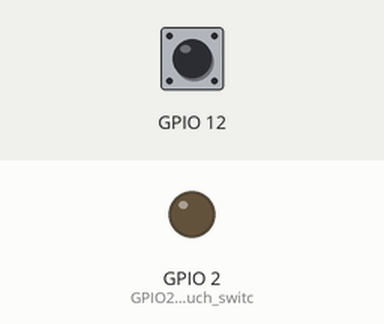
Bench run of a program on a simulated ESP32. Parts: output pins drawn as LEDs (lit = HIGH). The inputs (shaded band) are chosen by the test bench; at power-on: GPIO 12 HIGH. WiFi joins after 1.5 s; servers stay silent unless stated; no MQTT or app messages arrive unless stated; what the program prints to the serial monitor is not drawn.

Above: at 2.7 s.
2.8 s: GPIO 12 pulled LOW for 0.15 s
At 3.7 s:
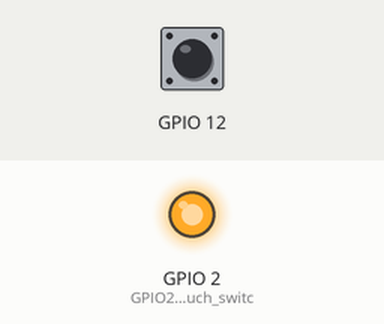
4.4 s: GPIO 12 pulled LOW for 1 s
At 4.9 s:
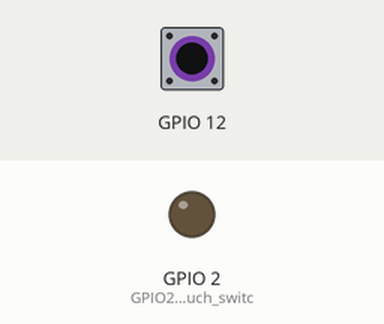
6.9 s: GPIO 12 pulled LOW for 3.2 s
At 8.0 s:
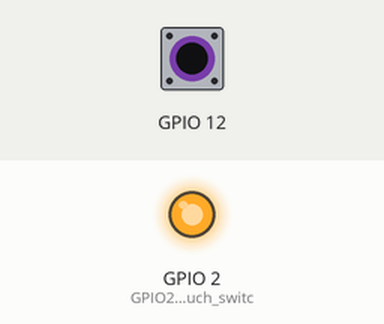
Timing chart, 0 to 9.9 s (numbered marks = the images above; inputs shaded):
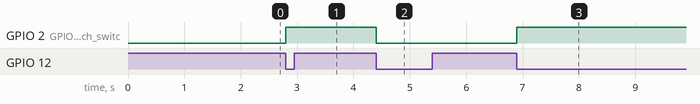

Measured:
- after the input at 2.8 s, GPIO 2 (GPIO2_Onboard_touch_switc): LOW → HIGH at once
- after the input at 4.4 s, GPIO 2 (GPIO2_Onboard_touch_switc): HIGH → LOW at once
- after the input at 6.9 s, GPIO 2 (GPIO2_Onboard_touch_switc): LOW → HIGH at once

The program:

main.cpp
```cpp
#include <Arduino.h>
#include <PubSubClient.h>
#include <WiFi.h>
#include <WebServer.h>
#include <string.h>
// SSID & Password
const char *ssid = "Docimax-Dev";     // Enter your SSID here
const char *password = "Docimax@123"; // Enter your Password here

const char *mqtt_server = "172.30.199.170"; // 使用HIVEMQ 的信息中转服务
const char *TOPIC = "home/devices/onoff/";  // 订阅信息主题
const char *client_id = "emqx_test";        // 标识当前设备的客户端编号

WiFiClient espClient;           // 定义wifiClient实例
PubSubClient client(espClient); // 定义PubSubClient的实例
long lastMsg = 0;               // 记录上一次发送信息的时长

WebServer server(8011); // Object of WebServer(HTTP port, 80 is defult)

// IP Address details
IPAddress local_ip(192, 168, 10, 146);
IPAddress gateway(192, 168, 10, 1);
IPAddress subnet(202, 106, 0, 20);

int digital_of_2 = 0;
int process = 0;

void web_init()
{
  delay(10);
  // 板子通电后要启动，稍微等待一下让板子点亮
  Serial.println();
  Serial.print("Connecting to ");
  Serial.println(ssid);

  WiFi.begin(ssid, password);

  while (WiFi.status() != WL_CONNECTED)
  {
    delay(500);
    Serial.print(".");
  }

  Serial.println("");
  Serial.println("WiFi connected");
  Serial.println("IP address: ");
  Serial.println(WiFi.localIP());
}
void mqtt_app_start()
{
  client.setServer(mqtt_server, 1883); // 设定MQTT服务器与使用的端口，1883是默认的MQTT端口
}

void setup()
{

  /*输出log 相关配置 我们不需要关心*/
  ESP_LOGI(TAG, "[APP] Startup..");
  /*获取空闲内存大小*/
  ESP_LOGI(TAG, "[APP] Free memory: %d bytes", esp_get_free_heap_size());
  /*打印当前idf的版本*/
  ESP_LOGI(TAG, "[APP] IDF version: %s", esp_get_idf_version());
  /*配置打印信息*/
  esp_log_level_set("*", ESP_LOG_INFO);
  esp_log_level_set("MQTT_CLIENT", ESP_LOG_VERBOSE);
  esp_log_level_set("TRANSPORT_TCP", ESP_LOG_VERBOSE);
  esp_log_level_set("TRANSPORT_SSL", ESP_LOG_VERBOSE);
  esp_log_level_set("TRANSPORT", ESP_LOG_VERBOSE);
  esp_log_level_set("OUTBOX", ESP_LOG_VERBOSE);

  // web init
  web_init();
  /*mqtt开始运行*/
  mqtt_app_start();

  // put your setup code here, to run once:
  pinMode(2, OUTPUT); // GPIO2 Onboard touch switch blue LED
}
void reconnect()
{
  while (!client.connected())
  {
    Serial.print("Attempting MQTT connection...");
    // Attempt to connect
    if (client.connect(client_id))
    {
      Serial.println("connected");
      // 连接成功时订阅主题
      client.subscribe(TOPIC);
    }
    else
    {
      Serial.print("failed, rc=");
      Serial.print(client.state());
      Serial.println(" try again in 5 seconds");
      // Wait 5 seconds before retrying
      delay(5000);
    }
  }
}
bool HIGHFirst = true;
bool LOWFirst = true;
void loop()
{
  server.handleClient();

  // put your main code here, to run repeatedly:
  if (process == 0 && touchRead(T5) <= 33)
  {
    process = 1;
    digital_of_2 = !digital_of_2;
  }
  if (process == 1 && touchRead(T5) >= 33)
  {

    process = 0;
  }

  if (!client.connected())
  {
    reconnect();
  }
  client.loop();

  String json_str = "";
  if (digital_of_2 == 1)
  {
    json_str = "呱呱呱~ 再摸一下试试？？";
    Serial.println("open");
    digitalWrite(2, HIGH);

    if (HIGHFirst)
    {
      client.publish("home/status/", json_str.c_str());
      HIGHFirst = false;
      LOWFirst = true;
    }
  }
  else
  {
    json_str = "woc 你还真摸啊！";
    Serial.println("close");
    digitalWrite(2, LOW);
    if (LOWFirst)
    {
      client.publish("home/status/", json_str.c_str());
       HIGHFirst = true;
      LOWFirst = false;
    }
  }
}
```
